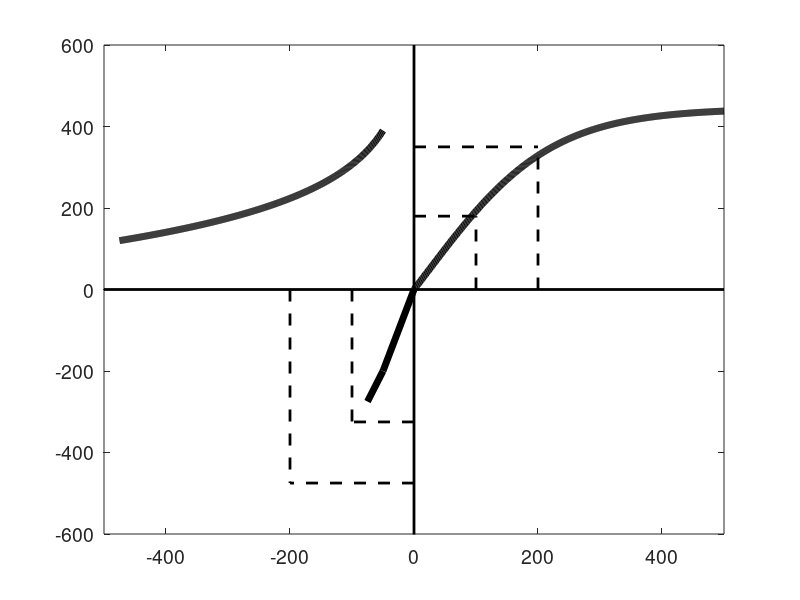

The MATLAB source for this figure:
%% FIGURE 3 of the Collins & Khamassi 2021 book chapter

%% ILLUSTRATION OF A FUNCTION COMPATIBLE WITH PROSPECT THEORY

figure,plot([-500 500],[0 0],'k','LineWidth',2)
hold on
plot([0 0],[-800 600],'k','LineWidth',2)
plot([0:1:500],(800/(1+0.8*exp(0)))-800./(1+0.8*exp(0.01.*[0:1:500])),'k','LineWidth',5)
plot([-50 0],[-200 0],'k','LineWidth',5)
plot([-75 -50],[-275 -200],'k','LineWidth',5)
plot([-475:1:-50],500-120*log(-0.05.*[-475:1:-50]),'k','LineWidth',5)

plot([100 100],[0 180],'--k','LineWidth',2)
plot([0 100],[180 180],'--k','LineWidth',2)

plot([200 200],[0 350],'--k','LineWidth',2)
plot([0 200],[350 350],'--k','LineWidth',2)

plot([-100 -100],[0 -325],'--k','LineWidth',2)
plot([0 -100],[-325 -325],'--k','LineWidth',2)

plot([-200 -200],[0 -475],'--k','LineWidth',2)
plot([0 -200],[-475 -475],'--k','LineWidth',2)

maFigure = gca;
set(maFigure,'FontSize',14)
axis([-500 500 -600 600])
